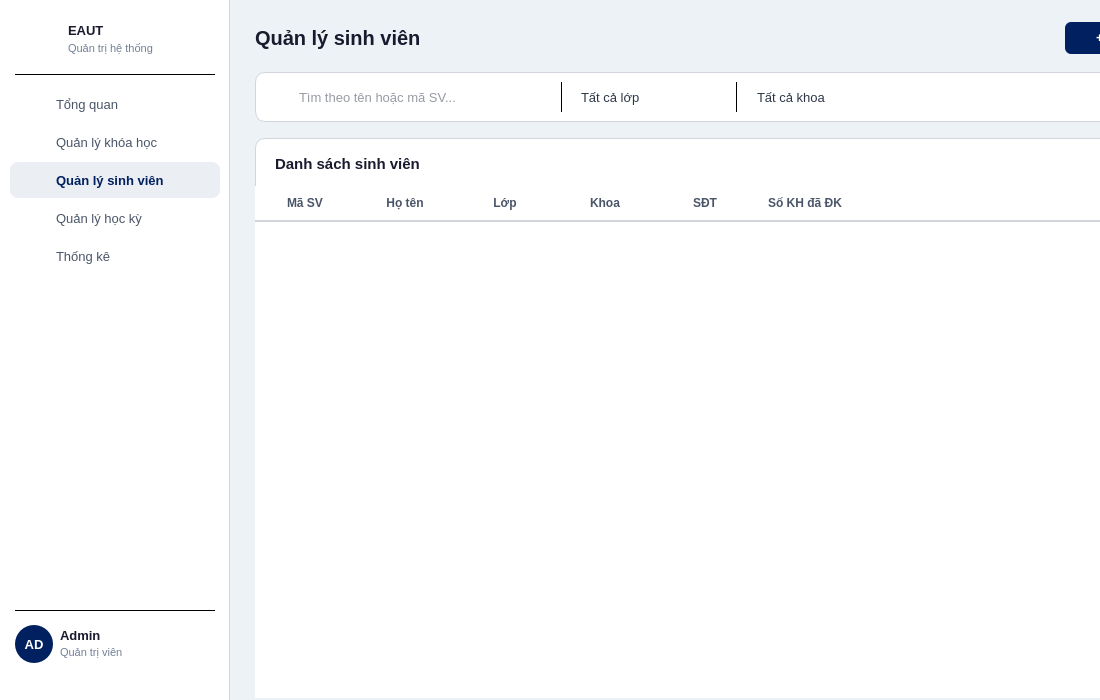
<?xml version="1.0" encoding="UTF-8"?>
<ui version="4.0">
 <class>AdminStudents</class>
 <widget class="QWidget" name="AdminStudents">
  <property name="geometry"><rect><x>0</x><y>0</y><width>1100</width><height>700</height></rect></property>
  <property name="minimumSize"><size><width>1100</width><height>700</height></size></property>
  <property name="windowTitle"><string>EAUT - Quan ly sinh vien</string></property>
  <property name="styleSheet"><string notr="true">QWidget#AdminStudents { background: #edf2f7; }</string></property>

  <!-- ===== SIDEBAR ===== -->
  <widget class="QFrame" name="sidebar">
   <property name="geometry"><rect><x>0</x><y>0</y><width>230</width><height>700</height></rect></property>
   <property name="styleSheet"><string notr="true">QFrame#sidebar { background: #ffffff; border-right: 1px solid #d2d6dc; }</string></property>
   <property name="frameShape"><enum>QFrame::NoFrame</enum></property>

   <!-- Logo + school name -->
   <widget class="QLabel" name="lblSidebarLogo">
    <property name="geometry"><rect><x>20</x><y>20</y><width>42</width><height>42</height></rect></property>
    <property name="styleSheet"><string notr="true">background: transparent;</string></property>
    <property name="text"><string/></property>
    <property name="scaledContents"><bool>true</bool></property>
   </widget>

   <widget class="QLabel" name="lblSidebarSchool">
    <property name="geometry"><rect><x>68</x><y>20</y><width>150</width><height>20</height></rect></property>
    <property name="styleSheet"><string notr="true">color: #1a1a2e; font-size: 13px; font-weight: bold; background: transparent;</string></property>
    <property name="text"><string>EAUT</string></property>
   </widget>
   <widget class="QLabel" name="lblSidebarSub">
    <property name="geometry"><rect><x>68</x><y>40</y><width>150</width><height>16</height></rect></property>
    <property name="styleSheet"><string notr="true">color: #718096; font-size: 11px; background: transparent;</string></property>
    <property name="text"><string>Quản trị hệ thống</string></property>
   </widget>

   <widget class="QFrame" name="sepTop">
    <property name="geometry"><rect><x>15</x><y>74</y><width>200</width><height>1</height></rect></property>
    <property name="styleSheet"><string notr="true">background: #d2d6dc;</string></property>
    <property name="frameShape"><enum>QFrame::HLine</enum></property>
   </widget>

   <!-- Sidebar buttons -->
   <widget class="QPushButton" name="btnAdminDash">
    <property name="geometry"><rect><x>10</x><y>86</y><width>210</width><height>36</height></rect></property>
    <property name="styleSheet"><string notr="true">QPushButton { background: transparent; color: #4a5568; border: none; border-radius: 8px; text-align: left; padding-left: 46px; font-size: 13px; } QPushButton:hover { background: #edf2f7; }</string></property>
    <property name="text"><string>Tổng quan</string></property>
    <property name="cursor"><cursorShape>PointingHandCursor</cursorShape></property>
   </widget>
   <widget class="QLabel" name="iconAdminDash">
    <property name="geometry"><rect><x>24</x><y>95</y><width>18</width><height>18</height></rect></property>
    <property name="styleSheet"><string notr="true">background: transparent;</string></property>
    <property name="text"><string/></property>
    <property name="scaledContents"><bool>true</bool></property>
   </widget>

   <widget class="QPushButton" name="btnAdminCourse">
    <property name="geometry"><rect><x>10</x><y>124</y><width>210</width><height>36</height></rect></property>
    <property name="styleSheet"><string notr="true">QPushButton { background: transparent; color: #4a5568; border: none; border-radius: 8px; text-align: left; padding-left: 46px; font-size: 13px; } QPushButton:hover { background: #edf2f7; }</string></property>
    <property name="text"><string>Quản lý khóa học</string></property>
    <property name="cursor"><cursorShape>PointingHandCursor</cursorShape></property>
   </widget>
   <widget class="QLabel" name="iconAdminCourse">
    <property name="geometry"><rect><x>24</x><y>133</y><width>18</width><height>18</height></rect></property>
    <property name="styleSheet"><string notr="true">background: transparent;</string></property>
    <property name="text"><string/></property>
    <property name="scaledContents"><bool>true</bool></property>
   </widget>

   <widget class="QPushButton" name="btnAdminStudent">
    <property name="geometry"><rect><x>10</x><y>162</y><width>210</width><height>36</height></rect></property>
    <property name="styleSheet"><string notr="true">QPushButton { background: rgba(0,32,96,0.08); color: #002060; border: none; border-radius: 8px; text-align: left; padding-left: 46px; font-size: 13px; font-weight: bold; }</string></property>
    <property name="text"><string>Quản lý sinh viên</string></property>
    <property name="cursor"><cursorShape>PointingHandCursor</cursorShape></property>
   </widget>
   <widget class="QLabel" name="iconAdminStudent">
    <property name="geometry"><rect><x>24</x><y>171</y><width>18</width><height>18</height></rect></property>
    <property name="styleSheet"><string notr="true">background: transparent;</string></property>
    <property name="text"><string/></property>
    <property name="scaledContents"><bool>true</bool></property>
   </widget>

   <widget class="QPushButton" name="btnAdminSemester">
    <property name="geometry"><rect><x>10</x><y>200</y><width>210</width><height>36</height></rect></property>
    <property name="styleSheet"><string notr="true">QPushButton { background: transparent; color: #4a5568; border: none; border-radius: 8px; text-align: left; padding-left: 46px; font-size: 13px; } QPushButton:hover { background: #edf2f7; }</string></property>
    <property name="text"><string>Quản lý học kỳ</string></property>
    <property name="cursor"><cursorShape>PointingHandCursor</cursorShape></property>
   </widget>
   <widget class="QLabel" name="iconAdminSemester">
    <property name="geometry"><rect><x>24</x><y>209</y><width>18</width><height>18</height></rect></property>
    <property name="styleSheet"><string notr="true">background: transparent;</string></property>
    <property name="text"><string/></property>
    <property name="scaledContents"><bool>true</bool></property>
   </widget>

   <widget class="QPushButton" name="btnAdminStats">
    <property name="geometry"><rect><x>10</x><y>238</y><width>210</width><height>36</height></rect></property>
    <property name="styleSheet"><string notr="true">QPushButton { background: transparent; color: #4a5568; border: none; border-radius: 8px; text-align: left; padding-left: 46px; font-size: 13px; } QPushButton:hover { background: #edf2f7; }</string></property>
    <property name="text"><string>Thống kê</string></property>
    <property name="cursor"><cursorShape>PointingHandCursor</cursorShape></property>
   </widget>
   <widget class="QLabel" name="iconAdminStats">
    <property name="geometry"><rect><x>24</x><y>247</y><width>18</width><height>18</height></rect></property>
    <property name="styleSheet"><string notr="true">background: transparent;</string></property>
    <property name="text"><string/></property>
    <property name="scaledContents"><bool>true</bool></property>
   </widget>

   <!-- Bottom separator -->
   <widget class="QFrame" name="sepBottom">
    <property name="geometry"><rect><x>15</x><y>610</y><width>200</width><height>1</height></rect></property>
    <property name="styleSheet"><string notr="true">background: #d2d6dc;</string></property>
    <property name="frameShape"><enum>QFrame::HLine</enum></property>
   </widget>

   <!-- Admin avatar -->
   <widget class="QLabel" name="lblAvatar">
    <property name="geometry"><rect><x>15</x><y>625</y><width>38</width><height>38</height></rect></property>
    <property name="styleSheet"><string notr="true">background: #002060; color: #ffffff; border-radius: 19px; font-size: 13px; font-weight: bold;</string></property>
    <property name="text"><string>AD</string></property>
    <property name="alignment"><set>Qt::AlignCenter</set></property>
   </widget>
   <widget class="QLabel" name="lblAdminName">
    <property name="geometry"><rect><x>60</x><y>626</y><width>110</width><height>18</height></rect></property>
    <property name="styleSheet"><string notr="true">color: #1a1a2e; font-size: 13px; font-weight: bold; background: transparent;</string></property>
    <property name="text"><string>Admin</string></property>
   </widget>
   <widget class="QLabel" name="lblAdminRole">
    <property name="geometry"><rect><x>60</x><y>644</y><width>110</width><height>16</height></rect></property>
    <property name="styleSheet"><string notr="true">color: #718096; font-size: 11px; background: transparent;</string></property>
    <property name="text"><string>Quản trị viên</string></property>
   </widget>
   <widget class="QLabel" name="iconLogout">
    <property name="geometry"><rect><x>191</x><y>635</y><width>18</width><height>18</height></rect></property>
    <property name="styleSheet"><string notr="true">background: transparent;</string></property>
    <property name="text"><string/></property>
    <property name="scaledContents"><bool>true</bool></property>
   </widget>
   <widget class="QPushButton" name="btnLogout">
    <property name="geometry"><rect><x>183</x><y>627</y><width>34</width><height>34</height></rect></property>
    <property name="styleSheet"><string notr="true">QPushButton { background: transparent; border: none; border-radius: 17px; } QPushButton:hover { background: #edf2f7; }</string></property>
    <property name="text"><string/></property>
    <property name="cursor"><cursorShape>PointingHandCursor</cursorShape></property>
   </widget>
  </widget>
  <!-- ===== END SIDEBAR ===== -->

  <!-- ===== CONTENT AREA ===== -->
  <widget class="QFrame" name="contentArea">
   <property name="geometry"><rect><x>230</x><y>0</y><width>1020</width><height>720</height></rect></property>
   <property name="styleSheet"><string notr="true">QFrame#contentArea { background: transparent; border: none; }</string></property>
   <property name="frameShape"><enum>QFrame::NoFrame</enum></property>

   <!-- Header -->
   <widget class="QLabel" name="lblPageTitle">
    <property name="geometry"><rect><x>25</x><y>22</y><width>300</width><height>32</height></rect></property>
    <property name="styleSheet"><string notr="true">color: #1a1a2e; font-size: 20px; font-weight: bold; background: transparent;</string></property>
    <property name="text"><string>Quản lý sinh viên</string></property>
   </widget>
   <widget class="QPushButton" name="btnAddStudent">
    <property name="geometry"><rect><x>835</x><y>22</y><width>160</width><height>32</height></rect></property>
    <property name="styleSheet"><string notr="true">QPushButton { background: #002060; color: #ffffff; border: none; border-radius: 6px; font-size: 12px; font-weight: bold; padding: 0 14px; } QPushButton:hover { background: #001a4d; }</string></property>
    <property name="text"><string>+ Thêm sinh viên</string></property>
    <property name="cursor"><cursorShape>PointingHandCursor</cursorShape></property>
   </widget>

   <!-- Filter bar -->
   <widget class="QFrame" name="filterBar">
    <property name="geometry"><rect><x>25</x><y>72</y><width>970</width><height>50</height></rect></property>
    <property name="styleSheet"><string notr="true">QFrame#filterBar { background: #ffffff; border-radius: 10px; border: 1px solid #d2d6dc; }</string></property>
    <property name="frameShape"><enum>QFrame::NoFrame</enum></property>

    <widget class="QLabel" name="iconSearchStudent">
     <property name="geometry"><rect><x>14</x><y>16</y><width>18</width><height>18</height></rect></property>
     <property name="styleSheet"><string notr="true">background: transparent;</string></property>
     <property name="text"><string/></property>
     <property name="scaledContents"><bool>true</bool></property>
    </widget>
    <widget class="QLineEdit" name="txtSearchStudent">
     <property name="geometry"><rect><x>38</x><y>8</y><width>260</width><height>34</height></rect></property>
     <property name="styleSheet"><string notr="true">QLineEdit { border: none; background: transparent; font-size: 13px; color: #2d3748; padding-left: 4px; } QLineEdit::placeholder { color: #a0aec0; }</string></property>
     <property name="placeholderText"><string>Tìm theo tên hoặc mã SV...</string></property>
    </widget>

    <!-- Vertical separator 1 -->
    <widget class="QFrame" name="sepFilter1">
     <property name="geometry"><rect><x>306</x><y>10</y><width>1</width><height>30</height></rect></property>
     <property name="styleSheet"><string notr="true">background: #d2d6dc;</string></property>
     <property name="frameShape"><enum>QFrame::VLine</enum></property>
    </widget>

    <widget class="QComboBox" name="cboFilterClass">
     <property name="geometry"><rect><x>318</x><y>8</y><width>155</width><height>34</height></rect></property>
     <property name="styleSheet"><string notr="true">QComboBox { border: none; background: transparent; font-size: 13px; color: #2d3748; padding-left: 8px; } QComboBox::drop-down { border: none; width: 24px; } QComboBox::down-arrow { image: none; }</string></property>
     <item><property name="text"><string>Tất cả lớp</string></property></item>
    </widget>

    <!-- Vertical separator 2 -->
    <widget class="QFrame" name="sepFilter2">
     <property name="geometry"><rect><x>481</x><y>10</y><width>1</width><height>30</height></rect></property>
     <property name="styleSheet"><string notr="true">background: #d2d6dc;</string></property>
     <property name="frameShape"><enum>QFrame::VLine</enum></property>
    </widget>

    <widget class="QComboBox" name="cboFilterDeptSt">
     <property name="geometry"><rect><x>494</x><y>8</y><width>155</width><height>34</height></rect></property>
     <property name="styleSheet"><string notr="true">QComboBox { border: none; background: transparent; font-size: 13px; color: #2d3748; padding-left: 8px; } QComboBox::drop-down { border: none; width: 24px; } QComboBox::down-arrow { image: none; }</string></property>
     <item><property name="text"><string>Tất cả khoa</string></property></item>
    </widget>

    <widget class="QPushButton" name="btnSearchStudent">
     <property name="geometry"><rect><x>850</x><y>8</y><width>105</width><height>34</height></rect></property>
     <property name="styleSheet"><string notr="true">QPushButton { background: #002060; color: #ffffff; border: none; border-radius: 6px; font-size: 13px; font-weight: bold; } QPushButton:hover { background: #001a4d; }</string></property>
     <property name="text"><string>Tìm kiếm</string></property>
     <property name="cursor"><cursorShape>PointingHandCursor</cursorShape></property>
    </widget>
   </widget>

   <!-- Table card -->
   <widget class="QFrame" name="tableCard">
    <property name="geometry"><rect><x>25</x><y>138</y><width>970</width><height>560</height></rect></property>
    <property name="styleSheet"><string notr="true">QFrame#tableCard { background: #ffffff; border-radius: 10px; border: 1px solid #d2d6dc; }</string></property>
    <property name="frameShape"><enum>QFrame::NoFrame</enum></property>

    <widget class="QLabel" name="lblTableTitle">
     <property name="geometry"><rect><x>20</x><y>14</y><width>300</width><height>24</height></rect></property>
     <property name="styleSheet"><string notr="true">color: #1a1a2e; font-size: 15px; font-weight: bold; background: transparent;</string></property>
     <property name="text"><string>Danh sách sinh viên</string></property>
    </widget>

    <widget class="QTableWidget" name="tblAdminStudents">
     <property name="geometry"><rect><x>0</x><y>48</y><width>970</width><height>512</height></rect></property>
     <property name="styleSheet"><string notr="true">
QTableWidget {
    border: none;
    font-size: 12px;
    background: #ffffff;
    alternate-background-color: #f7fafc;
    gridline-color: transparent;
    outline: none;
}
QTableWidget::item {
    padding: 8px 12px;
    border: none;
    border-bottom: 1px solid #edf2f7;
    color: #2d3748;
}
QTableWidget::item:selected {
    background: rgba(0,32,96,0.06);
    color: #002060;
}
QHeaderView::section {
    background: #ffffff;
    color: #4a5568;
    font-weight: bold;
    font-size: 12px;
    padding: 8px 12px;
    border: none;
    border-bottom: 2px solid #d2d6dc;
}
QTableWidget QTableCornerButton::section {
    background: #ffffff;
    border: none;
    border-bottom: 2px solid #d2d6dc;
}
     </string></property>
     <property name="alternatingRowColors"><bool>true</bool></property>
     <property name="showGrid"><bool>false</bool></property>
     <property name="selectionBehavior"><enum>QAbstractItemView::SelectRows</enum></property>
     <property name="selectionMode"><enum>QAbstractItemView::SingleSelection</enum></property>
     <property name="verticalScrollBarPolicy"><enum>Qt::ScrollBarAsNeeded</enum></property>
     <property name="horizontalScrollBarPolicy"><enum>Qt::ScrollBarAlwaysOff</enum></property>
     <attribute name="horizontalHeaderStretchLastSection"><bool>true</bool></attribute>
     <attribute name="verticalHeaderVisible"><bool>false</bool></attribute>
     <column><property name="text"><string>Mã SV</string></property></column>
     <column><property name="text"><string>Họ tên</string></property></column>
     <column><property name="text"><string>Lớp</string></property></column>
     <column><property name="text"><string>Khoa</string></property></column>
     <column><property name="text"><string>SĐT</string></property></column>
     <column><property name="text"><string>Số KH đã ĐK</string></property></column>
     <column><property name="text"><string/></property></column>
    </widget>
   </widget>
  </widget>
  <!-- ===== END CONTENT ===== -->
 </widget>
 <resources/>
 <connections/>
</ui>
